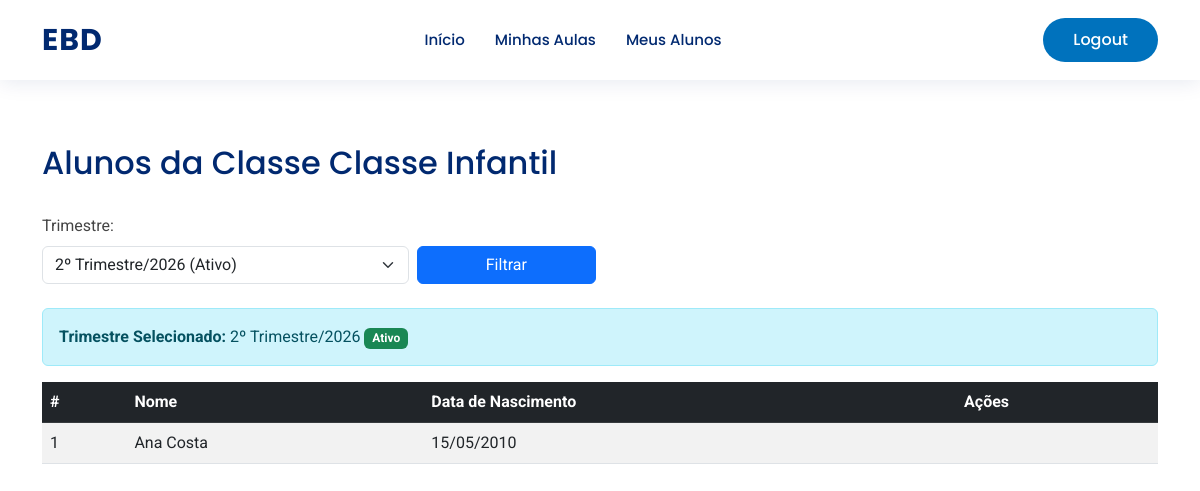
Page /alunos/minha-classe/ (signed in) on the committed database.
### base/models.py (models this page shows, shortened)
class Classe(models.Model):
    igreja = models.ForeignKey(Igreja, on_delete=models.PROTECT, related_name="classes")
    nome = models.CharField("Nome da Classe", max_length=100)
    class Meta:
        verbose_name = "Classe"
        verbose_name_plural = "Classes"
        ordering = ["igreja", "nome"]

class Trimestre(models.Model):
    igreja = models.ForeignKey(Igreja, on_delete=models.PROTECT, related_name="trimestres")
    trimestre = models.CharField(max_length=50)  # 1 Trim
    ano = models.PositiveIntegerField()
    ativo = models.BooleanField(default=False)
    concluido = models.BooleanField(default=False)
    class Meta:
        verbose_name = "Trimestre"
        verbose_name_plural = "Trimestres"
        unique_together = ('igreja', 'trimestre', 'ano')
        ordering = ["-ano", "trimestre"]

class Aluno(models.Model):
    igreja = models.ForeignKey(Igreja, on_delete=models.PROTECT, related_name="alunos")
    nome = models.CharField(max_length=200)
    data_nascimento = models.DateField()
    class Meta:
        verbose_name = "Aluno"
        verbose_name_plural = "Alunos"
        ordering = ["nome"]

### base/views.py (the view)
# urls.py: path('alunos/minha-classe/', views.aluno_list_professor, name='aluno_list_professor'),
@user_passes_test(is_professor)
def aluno_list_professor(request):
    try:
        professor = Professor.objects.get(usuario=request.user)
    except Professor.DoesNotExist:
        messages.error(request, 'Você não está vinculado a nenhuma classe.')
        return redirect('dashboard')
    trimestre_selecionado_id = request.GET.get('trimestre', None)
    if trimestre_selecionado_id:
        try:
            trimestre_selecionado = Trimestre.objects.get(id=trimestre_selecionado_id)
        except Trimestre.DoesNotExist:
            trimestre_selecionado = Trimestre.objects.filter(ativo=True).first()
    else:
        trimestre_selecionado = Trimestre.objects.filter(ativo=True).first()
    todos_trimestres = Trimestre.objects.all().order_by('-ano', '-trimestre')
    if trimestre_selecionado:
        matriculas = Matricula.objects.filter(
            classe=professor.classe,
            trimestre=trimestre_selecionado,
            ativa=True
        ).select_related('aluno', 'classe', 'trimestre')
    else:
        matriculas = Matricula.objects.none()
    alunos = [m.aluno for m in matriculas]
    return render(request, 'aluno_list_professor.html', {
        'alunos': alunos,
        'classe': professor.classe,
        'trimestre_selecionado': trimestre_selecionado,
        'todos_trimestres': todos_trimestres
    })

### base/views.py (called while the page is built)
def is_professor(user): return user.is_authenticated and user.role == 'professor'

### base/templates/aluno_list_professor.html (shortened to what this page needs)
{% extends 'tela_inicial/layout_base.html' %}
{% block conteudo %}
<div class="container py-5">
  <div class="row mb-4">
    <div class="col">
      <h2>Alunos da Classe {{ classe.nome }}</h2>
    </div>
  </div>
  <div class="mb-4">
    <form method="GET" class="row g-2 align-items-end">
      <div class="col-md-4">
        <label for="trimestre" class="form-label">Trimestre:</label>
        <select name="trimestre" id="trimestre" class="form-select">
          {% for t in todos_trimestres %}
            <option value="{{ t.id }}" {% if t.id == trimestre_selecionado.id %}selected{% endif %}>
              {{ t.trimestre }}/{{ t.ano }}
            </option>
          {% endfor %}
        </select>
      </div>
      <div class="col-md-2">
        <button type="submit" class="btn btn-primary w-100">Filtrar</button>
      </div>
    </form>
  </div>
  {% if trimestre_selecionado %}
    <div class="alert alert-info">
      <strong>Trimestre Selecionado:</strong> {{ trimestre_selecionado.trimestre }}/{{ trimestre_selecionado.ano }}
      {% if trimestre_selecionado.ativo %}
        <span class="badge bg-success">Ativo</span>
      {% elif trimestre_selecionado.concluido %}
        <span class="badge bg-danger">Concluído</span>
      {% endif %}
    </div>
  {% endif %}
  {% if alunos %}
    <div class="table-responsive">
      <table class="table table-striped table-hover">
        <thead class="table-dark">
          <tr>
            <th>#</th>
            <th>Nome</th>
            <th>Data de Nascimento</th>
            <th>Ações</th>
          </tr>
        </thead>
        <tbody>
          {% for aluno in alunos %}
            <tr>
              <td>{{ forloop.counter }}</td>
              <td>{{ aluno.nome }}</td>
              <td>{{ aluno.data_nascimento|date:"d/m/Y" }}</td>
              <td>
              </td>
            </tr>
          {% endfor %}
        </tbody>
      </table>
    </div>
  {% else %}
    <div class="alert alert-warning text-center">
      <p class="mb-0">Nenhum aluno matriculado nesta classe para o trimestre selecionado.</p>
    </div>
  {% endif %}
</div>
{% endblock conteudo %}

### base/static/css/style.css (style rules this page uses)
:root { --color-primary: #012970; --color-secondary: #0077b6; --color-accent: #0d6efd; --color-light-bg: #f6f9ff; --color-card-blue: #0072bd; --font-titles: "Poppins", sans-serif; --font-body: "Roboto", sans-serif; }
body { font-family: var(--font-body); color: #444444; background-color: #fff; }
h1, h2, h3, h4, h5, h6 { font-family: var(--font-titles); color: var(--color-primary); }

### rows in the picture
Classe: nome "Classe Infantil"
Trimestre: trimestre "2º Trimestre", ano "2026"
Aluno: nome "Ana Costa", data_nascimento "15/05/2010"

### other values in the picture
form field trimestre "2º Trimestre/2026 (Ativo)"
